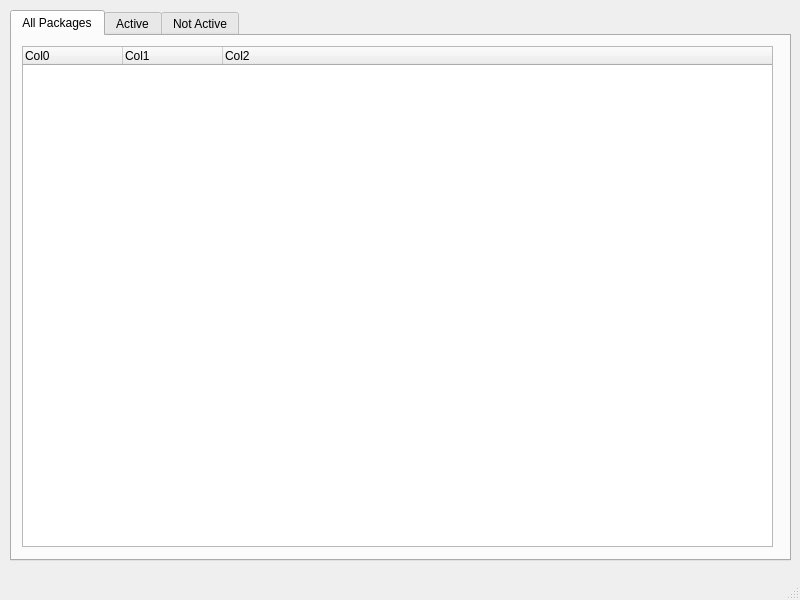
<?xml version="1.0" encoding="UTF-8"?>
<ui version="4.0">
 <class>QYolk</class>
 <widget class="QMainWindow" name="QYolk">
  <property name="geometry">
   <rect>
    <x>0</x>
    <y>0</y>
    <width>800</width>
    <height>600</height>
   </rect>
  </property>
  <property name="windowTitle">
   <string>MainWindow</string>
  </property>
  <widget class="QWidget" name="centralwidget">
   <widget class="QTabWidget" name="pkgTabs">
    <property name="geometry">
     <rect>
      <x>10</x>
      <y>10</y>
      <width>781</width>
      <height>551</height>
     </rect>
    </property>
    <property name="currentIndex">
     <number>0</number>
    </property>
    <widget class="QWidget" name="tab">
     <attribute name="title">
      <string>All Packages</string>
     </attribute>
     <widget class="QTreeWidget" name="allList">
      <property name="geometry">
       <rect>
        <x>10</x>
        <y>10</y>
        <width>751</width>
        <height>501</height>
       </rect>
      </property>
      <column>
       <property name="text">
        <string>Col0</string>
       </property>
      </column>
      <column>
       <property name="text">
        <string>Col1</string>
       </property>
      </column>
      <column>
       <property name="text">
        <string>Col2</string>
       </property>
      </column>
     </widget>
    </widget>
    <widget class="QWidget" name="tab_2">
     <attribute name="title">
      <string>Active</string>
     </attribute>
     <widget class="QTreeWidget" name="activeList">
      <property name="geometry">
       <rect>
        <x>10</x>
        <y>10</y>
        <width>751</width>
        <height>501</height>
       </rect>
      </property>
      <column>
       <property name="text">
        <string>Col0</string>
       </property>
      </column>
      <column>
       <property name="text">
        <string>Col1</string>
       </property>
      </column>
      <column>
       <property name="text">
        <string>Col2</string>
       </property>
      </column>
     </widget>
    </widget>
    <widget class="QWidget" name="tab_3">
     <attribute name="title">
      <string>Not Active</string>
     </attribute>
     <widget class="QTreeWidget" name="notActiveList">
      <property name="geometry">
       <rect>
        <x>10</x>
        <y>10</y>
        <width>751</width>
        <height>501</height>
       </rect>
      </property>
      <column>
       <property name="text">
        <string>Col0</string>
       </property>
      </column>
      <column>
       <property name="text">
        <string>Col1</string>
       </property>
      </column>
      <column>
       <property name="text">
        <string>Col2</string>
       </property>
      </column>
     </widget>
    </widget>
   </widget>
  </widget>
  <widget class="QMenuBar" name="menubar">
   <property name="geometry">
    <rect>
     <x>0</x>
     <y>0</y>
     <width>800</width>
     <height>19</height>
    </rect>
   </property>
  </widget>
  <widget class="QStatusBar" name="statusbar"/>
 </widget>
 <resources/>
 <connections/>
</ui>
